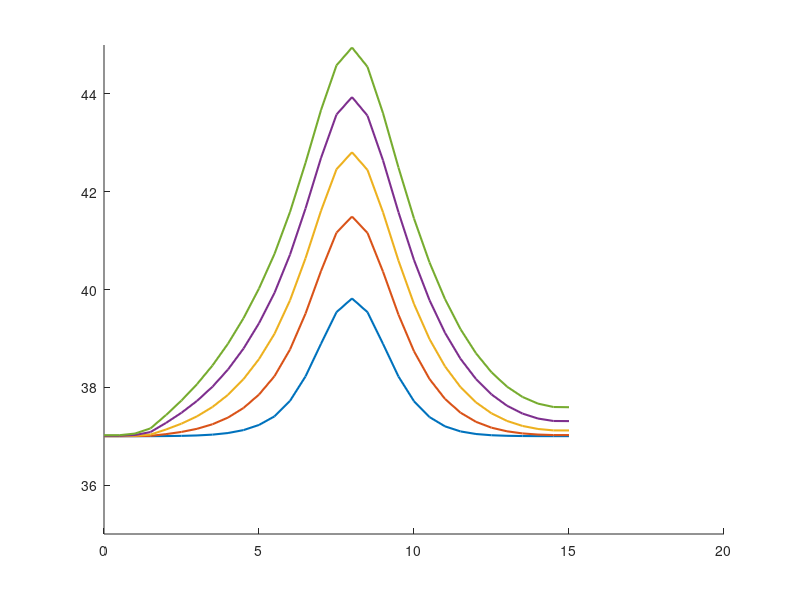

Reproduce this figure in MATLAB. (Note: this script raises an error after producing the figure.)

%––––––––––––––––––––––––––––––––––––––––––––––––––––––––––––––––––––––––––––
% 1D hyperbolic bioheat w/ Gaussian tumor source, 3 skin layers, finer mesh
% and reduced dt for stability; snapshots at 2.5, 5, 7.5, 10 s in one plot.
%––––––––––––––––––––––––––––––––––––––––––––––––––––––––––––––––––––––––––––

clear; clc;

%% 1) DISCRETIZE TIME & SPATIAL DOMAINS
% Skin Layer thickness
L_epi = 0.0015;   % Epidermis (1.5 mm)
L_derm = 0.0035;  % Dermis (3.5 mm)
L_subq = 0.01;    % Subcutaneous (10 mm)
Lx = L_epi + L_derm + L_subq; % Domain Length

x_ast  = 0.008;   % [m]   Tumor center (midpoint of 0.05 m)

dx     = 0.0005;  % [m]   Spatial step → now 21 nodes from 0 to 0.05
dt     = 0.015;    % [s]   Time step (smaller for stability)
max_time = 10;   % plot up to 10s
time_steps = round(max_time/dt) + 1; % ensures we reach exactly 10 s: (n−1)*dt = 10
time = 0:dt:max_time+dt;

x  = 0:dx:Lx;          % x = [0, 0.0025, 0.005, …, 0.05]
nx = numel(x);

% Define Layers
layer = zeros(1, nx);
layer(x <= L_epi) = 1;                                  % Epidermis
layer(x > L_epi & x <= L_epi + L_derm) = 2;             % Dermis
layer(x > L_epi + L_derm) = 3;                          % Subcutaneous

% Find index of tumor center (closest grid point to x_ast)
[~, iTumor] = min(abs(x - x_ast));

%% 2) CONSTANTS AND PARAMETERS
% ------------ Physical Parameters ------------
% Skin Layer params
rho    = [1150 1116 900];   % [kg/m^3]  Tissue density (layers)
c      = [3590 3300 2500];  % [J/(kg·°C)]  Tissue specific heat
k      = [0.2 0.45 0.3];    % [W/(m·°C)]  Thermal conductivity
k_star = [0.1 0.1 0.1];     % [W/(m·°C·s)]  Hyperbolic‐term coefficient

% Blood params
h      = 4.5;     % [W/(m^2·°C)]    Convective coefficient at boundaries
wb     = 0.0098;  % [1/s]           Blood perfusion
rho_b  = 1056;    % [kg/m^3]        Blood density
cb     = 4000;    % [J/(kg·°C)]     Blood specific heat

Qm0    = 50.65;   % [W/m^3]         Metabolic heat (uniform)
Tb     = 37;      % [°C]            Arterial blood temperature
Tl     = [37 37 37];      % [°C]    Ambient/tissue reference
T0     = 37;      % [°C]            Initial tissue temperature

% ------------ Gaussian‐source parameters ------------
% Q_r(i) = rho * S * P * exp( -a0*( x(i) - x_ast )^2 )
S      = 15;       % “per‐kg” scaling factor
P      = 35;      % “power” factor (tune as needed)
a0     = 1e6;   % [1/m]  Gaussian width control

% ------------ Water vaporization and diffusion ------------
Da = 2.5e-5;    % m^2/s (air)
Mw = 0.018;     % kg/mol
Ra = 8.314;     % J/mol·K
Tw = 306;       % K (~33°C)
Pw = 5600;      % Pa (sat. vapor pressure at 33°C)
RH = 0.5;       % Relative humidity (fraction)
delta = 1e-4;   % m
c_air = 1005;   % J/kg·K
Df = [2e-9 2e-9 2e-9];  % m^2/s
cw = 4180;      % J/kg°C
rho_s = 1100;   % kg/m^3
rho_c = 1000;   % kg/m^3
nabla_r2 = (Lx/3)^2;

% ---------- Hyperbolic relaxation times ---------------
tau_q = 10;   % [s]
tau_T = 20;   % [s]
tau_v = 1;   % [s]

%% 3) INITIALIZE STORAGE FOR “SNAPSHOTS”
% Snapshot times (in seconds) and their corresponding loop‐indices
snapshot_times = linspace(2,max_time,5); % [2.5, 5.0, 7.5, 10.0];
snap_idx = round(snapshot_times/dt) + 1;
% e.g., 2.5/0.01 = 250 → +1 = 251 ⇒ t = (251−1)*0.01 = 2.50 s

T_snapshots = zeros(nx, numel(snapshot_times));  
% Each column j holds T(x) at t = snapshot_times(j)

% Tumor temp array
T_tumor = zeros(1, time_steps);

% --------- Initialize temperature fields at t=0 -------------
T     = ones(nx,1) * T0;  
T_new = T;   
dTdt   = zeros(nx,1);
d2Tdt2 = zeros(nx,1);

%% 4) TIME‐MARCHING LOOP
for n = 1:time_steps

    % (a) Update interior nodes i=2:(nx−1)
    for i = 2:(nx-1)
        L = layer(i);

        % (b) Calculate Heat Source values for given spatial step
        % Metabolic Heat Source:
        Qm = Qm0 * (1 + (Tl(L) - T0)/10);         % [W/m^3] metabolic

        % Water diffusion:
        Qd = (Df(L) * cw * (rho_s - rho_c) / nabla_r2) * (T(i) - Tl(L));
        
        % Blood Perfusion (dermis, subq):
        if L > 1
            Qb = wb * rho_b * cb * (Tb - Tl(L));      % [W/m^3] perfusion (constant)
        else
            Qb = 0;
        end

        % Water vaporization (epidermis only)
        if L == 1
            Delta_m = (Da*Mw/(Ra*Tw)) * (Pw/Tw) * RH/(delta*c_air);
            Delta_Hvap = 2400e3; % J/kg
            Qv = Delta_m * Delta_Hvap / (delta * c_air);
        else 
            Qv = 0;
        end

        % Gaussian tumor heat source at node i:
        Qr = rho(L) * S * P * exp( -a0 * (x(i) - x_ast)^2 );  

        % Add up all heat sources to consolidate
        Q_tot = Qm + Qd + Qb + Qv + Qr;

        % 2nd‐spatial derivative (finite difference)
        d2Tdx2 = (T(i+1) - 2*T(i) + T(i-1)) / dx^2;

        % Hyperbolic bioheat terms:
        dTdt(i)   = (k(L)*d2Tdx2 + Q_tot) / (rho(L) * c(L));
        d2Tdt2(i) = (k_star(L)*d2Tdx2) / (rho(L) * c(L));

        % Update temperature at node i (eq. 7):
        T_new(i) = T(i) + dt * ( ...
           dTdt(i) + tau_q*dTdt(i) ...
         - tau_T*d2Tdt2(i) ...
         + (k(L) + k_star(L)*tau_v)*dTdt(i) );
    end

    % (c) Convective (Robin) BC at left boundary (i = 1):
    T_new(1) = (h*dx*Tl(1) + k(L) * T_new(2)) / (h*dx + k(L));

    % (d) Convective (Robin) BC at right boundary (i = nx):
    T_new(nx) = (h*dx*Tl(end) + k(L) * T_new(nx-1)) / (h*dx + k(L));

    % (e) Advance to next timestep
    T = T_new;

    % (f) If current “t” matches any snapshot index, store T(x)
    idx_this = find(snap_idx == n);
    if ~isempty(idx_this)
        T_snapshots(:, idx_this) = T;
    end

    % (g) Store T at tumor location
    T_tumor(n) = T_new(iTumor);
end

%% 5) PLOT ALL T(x) PROFILES IN A SINGLE FIGURE
figure('Position',[200,200,800,500]);
hold on;

colors = lines(numel(snapshot_times));  
for j = 1:numel(snapshot_times)
    plot(x*1000, T_snapshots(:,j), 'Color', colors(j,:), 'LineWidth',1.5, ...
         'DisplayName', sprintf('t = %.1f s', snapshot_times(j)));
end

ylim([35 45])
xline(0, '-',{'Epiderm'},'HandleVisibility','off','Fontsize',16)
xline((L_epi)*10^3,'-',{'Derm'},'HandleVisibility','off','Fontsize',16)
xline((L_epi+L_derm)*10^3,'-',{'Subcutaneous'},'HandleVisibility','off','Fontsize',16)
xline(x_ast*10^3,'-r',{'Tumor'},'LineWidth',5,'HandleVisibility','off','Fontsize',20)
xlabel('Distance (mm)','Fontsize',16);
ylabel('Temperature (°C)','Fontsize',16);
title(['Temperature Profile T(t=10s,x), Various times'],'Fontsize',20);
legend('Location','northeast','FontSize',12);
grid on;
hold off;

%% 6. PLOT: TUMOR TEMPERATURE VS TIME
figure;
plot(time(1:length(T_tumor)), T_tumor, 'r', 'LineWidth', 2);
xlim([0 10])
xlabel('time (s)','Fontsize',16);
ylabel('Temperature (°C)','Fontsize',16);
title('Temperature at Tumor Location vs. Time','FontSize',20);
grid on;